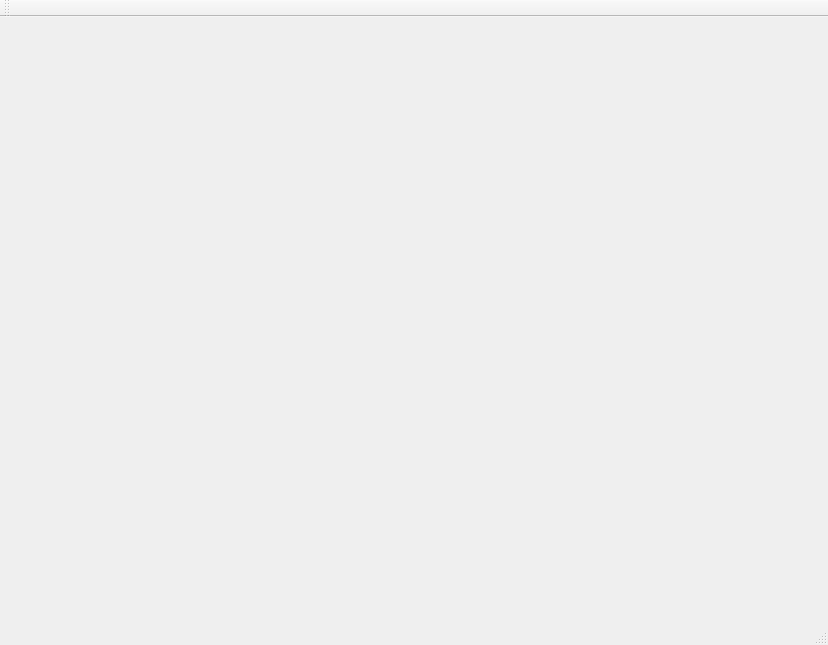
<?xml version="1.0" encoding="UTF-8"?>
<ui version="4.0">
 <class>MainWindow</class>
 <widget class="QMainWindow" name="MainWindow">
  <property name="geometry">
   <rect>
    <x>0</x>
    <y>0</y>
    <width>828</width>
    <height>645</height>
   </rect>
  </property>
  <property name="windowTitle">
   <string>MainWindow</string>
  </property>
  <widget class="QWidget" name="centralWidget"/>
  <widget class="QMenuBar" name="menuBar">
   <property name="geometry">
    <rect>
     <x>0</x>
     <y>0</y>
     <width>828</width>
     <height>21</height>
    </rect>
   </property>
  </widget>
  <widget class="QToolBar" name="mainToolBar">
   <attribute name="toolBarArea">
    <enum>TopToolBarArea</enum>
   </attribute>
   <attribute name="toolBarBreak">
    <bool>false</bool>
   </attribute>
  </widget>
  <widget class="QStatusBar" name="statusBar"/>
 </widget>
 <layoutdefault spacing="6" margin="11"/>
 <resources/>
 <connections/>
</ui>
